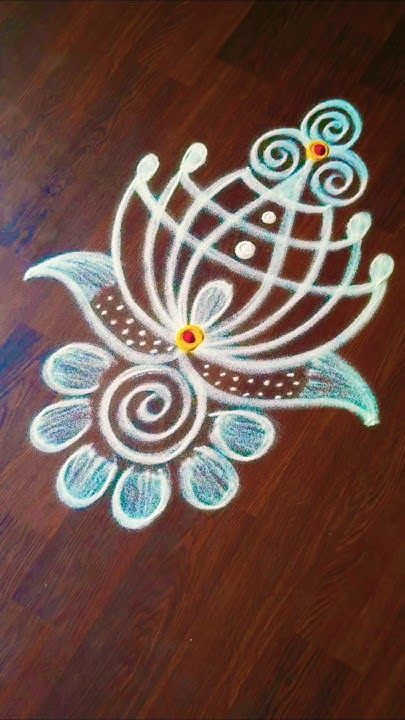
#> input picture data/Rangoli (1).jpg, 405 x 720 px
$ python mathematical_principles.py
#> lines starting #> are read from the running program, lines starting #| are printed output that depends on the picture; after the words box and inside, x2 and y2 are one past the last pixel; in counts of white or black regions, pixels touching at a corner belong together
#> in analyze_kolam_mathematics, image is the input picture: shape (720, 405, 3); mean B, G, R 72.7, 80.9, 107.9
"""
KolamAI - Mathematical Principles Engine
Deep mathematical analysis of Kolam patterns and design principles
"""

import numpy as np
import cv2
from scipy import ndimage, spatial, optimize
from sklearn.cluster import DBSCAN, KMeans
from sklearn.decomposition import PCA
import networkx as nx
from typing import Dict, List, Tuple, Optional
import matplotlib.pyplot as plt
from dataclasses import dataclass
import math
from shapely.geometry import Point, Polygon, LineString
from shapely.ops import unary_union

@dataclass
class MathematicalPrinciple:
    """Data structure for mathematical principles"""
    name: str
    description: str
    formula: str
    parameters: Dict
    confidence: float
    visual_evidence: Optional[np.ndarray] = None

class MathematicalAnalyzer:
    """Advanced mathematical analysis of Kolam patterns"""

    def __init__(self):
        self.principles = []
        self.geometric_constants = {
            'golden_ratio': 1.618033988749,
            'pi': np.pi,
            'sqrt_2': np.sqrt(2),
            'sqrt_3': np.sqrt(3),
            'euler': np.e
        }

    def analyze_mathematical_principles(self, image: np.ndarray) -> List[MathematicalPrinciple]:
        """Comprehensive mathematical analysis of Kolam pattern"""

        principles = []

        # Convert to grayscale if needed
        if len(image.shape) == 3:
            gray = cv2.cvtColor(image, cv2.COLOR_BGR2GRAY)
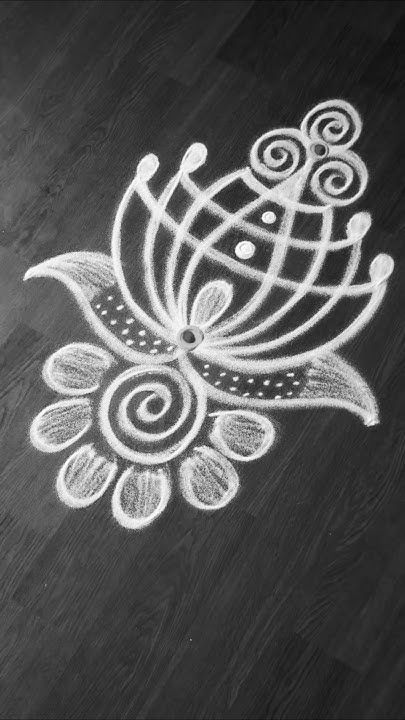
#> gray: shape (720, 405); min 11, max 255, mean 88
        else:
            gray = image

        # 1. Geometric Proportion Analysis
        principles.extend(self._analyze_geometric_proportions(gray))

        # 2. Symmetry Group Analysis
        principles.extend(self._analyze_symmetry_groups(gray))

        # 3. Fractal Analysis
        principles.extend(self._analyze_fractal_properties(gray))

        # 4. Topology Analysis
        principles.extend(self._analyze_topological_properties(gray))

        # 5. Harmonic Analysis
        principles.extend(self._analyze_harmonic_properties(gray))

        # 6. Graph Theory Analysis
        principles.extend(self._analyze_graph_properties(gray))

        # 7. Information Theory Analysis
        principles.extend(self._analyze_information_properties(gray))

        return principles

    def _analyze_geometric_proportions(self, image: np.ndarray) -> List[MathematicalPrinciple]:
        """Analyze geometric proportions and ratios"""

        principles = []
        h, w = image.shape
#> h = 720; w = 405

        # Golden ratio analysis
        aspect_ratio = w / h
#> aspect_ratio = 0.562
        golden_ratio_error = abs(aspect_ratio - self.geometric_constants['golden_ratio'])
#> golden_ratio_error = 1.06

        if golden_ratio_error < 0.1:
            principles.append(MathematicalPrinciple(
                name="Golden Ratio Proportion",
                description="Pattern dimensions follow the golden ratio φ = 1.618...",
                formula="φ = (1 + √5) / 2",
                parameters={'ratio': aspect_ratio, 'error': golden_ratio_error},
                confidence=1.0 - golden_ratio_error
            ))

        # Detect geometric shapes and analyze their proportions
        contours, _ = cv2.findContours(
            cv2.threshold(image, 127, 255, cv2.THRESH_BINARY)[1],
            cv2.RETR_EXTERNAL, cv2.CHAIN_APPROX_SIMPLE
        )
#> contours = 81 contours, 78 with area under 20; largest, box (x1, y1, x2, y2) and area: (23, 99, 394, 510) 83537, (111, 464, 172, 530) 2800, (52, 442, 118, 509) 2687

        # Analyze circle-to-square ratios
        circles, squares = self._classify_shapes(contours)

        if circles and squares:
            circle_areas = [cv2.contourArea(c) for c in circles]
            square_areas = [cv2.contourArea(s) for s in squares]

            if circle_areas and square_areas:
                avg_circle_area = np.mean(circle_areas)
                avg_square_area = np.mean(square_areas)
                ratio = avg_circle_area / avg_square_area

                # π/4 is the theoretical ratio for inscribed circle in square
                theoretical_ratio = np.pi / 4
                error = abs(ratio - theoretical_ratio)

                if error < 0.2:
                    principles.append(MathematicalPrinciple(
                        name="Circle-Square Proportion",
                        description="Circles and squares follow π/4 area ratio",
                        formula="A_circle / A_square = π/4",
                        parameters={'ratio': ratio, 'theoretical': theoretical_ratio, 'error': error},
                        confidence=1.0 - error
                    ))

        # Analyze radial proportions
        radial_props = self._analyze_radial_proportions(image)
        if radial_props:
            principles.append(radial_props)

        return principles

    # [210 lines left out: functions _analyze_symmetry_groups, _analyze_fractal_properties, _analyze_topological_properties, _analyze_harmonic_properties, _analyze_graph_properties, _analyze_information_properties, not called in this run]

    # Helper methods for mathematical analysis

    def _classify_shapes(self, contours: List) -> Tuple[List, List]:
        """Classify contours into circles and squares"""

        circles, squares = [], []

        for contour in contours:
            if cv2.contourArea(contour) < 100:  # Skip small contours
                continue

            # Approximate contour
            epsilon = 0.02 * cv2.arcLength(contour, True)
            approx = cv2.approxPolyDP(contour, epsilon, True)

            # Classify based on number of vertices and circularity
            if len(approx) > 8:  # Many vertices - likely circle
                area = cv2.contourArea(contour)
                perimeter = cv2.arcLength(contour, True)
                circularity = 4 * np.pi * area / (perimeter * perimeter)

                if circularity > 0.7:
                    circles.append(contour)
            elif len(approx) == 4:  # Four vertices - likely square
                squares.append(contour)
#> this loop made 81 passes
#> (epsilon, area, perimeter, circularity) on passes 12, 31, 81: (5.72, 2800, 285.9, 0.43), (6.11, 2687, 305.5, 0.362), (65.38, 83537, 3268.8, 0.0982)
#> contour on passes 1 to 6: [[190, 639]], [[45, 584], [45, 585]], [[128, 530]], [[95, 503]], [[57, 499]], [[53, 482]]
#> after the loop, circles = []; squares = []

        return circles, squares

    def _analyze_radial_proportions(self, image: np.ndarray) -> Optional[MathematicalPrinciple]:
        """Analyze radial proportions from center"""

        h, w = image.shape
#> h = 720; w = 405
        center = (w // 2, h // 2)
#> center = (202, 360)

        # Sample radial lines
        angles = np.linspace(0, 2*np.pi, 16, endpoint=False)
        radial_profiles = []

        for angle in angles:
            # Extract radial line
            max_radius = min(center[0], center[1], w - center[0], h - center[1])
            x_coords = center[0] + np.arange(max_radius) * np.cos(angle)
            y_coords = center[1] + np.arange(max_radius) * np.sin(angle)

            # Ensure coordinates are within bounds
            valid_mask = (x_coords >= 0) & (x_coords < w) & (y_coords >= 0) & (y_coords < h)
            x_coords = x_coords[valid_mask].astype(int)
            y_coords = y_coords[valid_mask].astype(int)

            if len(x_coords) > 0:
                profile = image[y_coords, x_coords]
                radial_profiles.append(profile)
#> after the loop, radial_profiles = 16 items

        if not radial_profiles:
            return None

        # Analyze for geometric progressions
        # Find peaks in radial profiles
        peak_positions = []
        for profile in radial_profiles:
            peaks, _ = self._find_peaks(profile)
            if len(peaks) > 1:
                peak_positions.append(peaks)
#> this loop made 16 passes
#> after the loop, peak_positions = 16 items

        if peak_positions:
            # Check for geometric progression in peak spacing
            avg_peaks = np.mean([np.diff(peaks) for peaks in peak_positions if len(peaks) > 1], axis=0)

            if len(avg_peaks) > 1:
                ratios = avg_peaks[1:] / avg_peaks[:-1]
                ratio_std = np.std(ratios)

                if ratio_std < 0.2:  # Consistent ratio
                    avg_ratio = np.mean(ratios)

                    return MathematicalPrinciple(
                        name="Geometric Radial Progression",
                        description=f"Radial elements follow geometric progression with ratio {avg_ratio:.3f}",
                        formula="r_n = r_0 × q^n",
                        parameters={'ratio': avg_ratio, 'consistency': 1.0 - ratio_std},
                        confidence=1.0 - ratio_std
                    )

        return None

    # [377 lines left out: functions _detect_point_group, _detect_wallpaper_group, _calculate_box_counting_dimension, _analyze_self_similarity, _calculate_euler_characteristic, _analyze_connectivity and 8 more, not called in this run]

    def _find_peaks(self, signal: np.ndarray) -> Tuple[np.ndarray, Dict]:
        """Find peaks in 1D signal"""

        # Simple peak detection
        peaks = []

        for i in range(1, len(signal) - 1):
            if signal[i] > signal[i-1] and signal[i] > signal[i+1]:
                peaks.append(i)

        return np.array(peaks), {}

def analyze_kolam_mathematics(image_path: str) -> List[MathematicalPrinciple]:
    """Analyze mathematical principles in a Kolam image"""

    # Load image
    image = cv2.imread(image_path)
    if image is None:
        raise ValueError(f"Could not load image: {image_path}")

    # Initialize analyzer
    analyzer = MathematicalAnalyzer()

    # Perform analysis
    principles = analyzer.analyze_mathematical_principles(image)

    return principles

if __name__ == "__main__":
    # Example usage
    try:
        principles = analyze_kolam_mathematics("data/Rangoli (1).jpg")

        print("Mathematical Principles Found:")
        print("=" * 50)

        for principle in principles:
            print(f"\n{principle.name}")
            print(f"Description: {principle.description}")
            print(f"Formula: {principle.formula}")
            print(f"Confidence: {principle.confidence:.3f}")
            print(f"Parameters: {principle.parameters}")
            print("-" * 30)

        if not principles:
            print("No significant mathematical principles detected.")

    except Exception as e:
        print(f"Error: {e}")
        print("Please ensure you have Kolam images in the data directory")

$ run again, with data/Rangoli (100).jpg copied over data/Rangoli (1).jpg
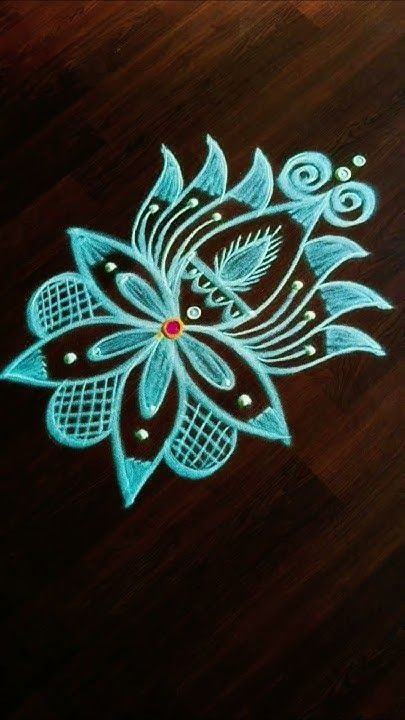
#> input picture data/Rangoli (100).jpg, 405 x 720 px
#> in analyze_kolam_mathematics, image is the input picture: shape (720, 405, 3); mean B, G, R 39.6, 46.8, 45.2
#> in analyze_mathematical_principles, `gray = cv2.cvtColor(image, cv2.COLOR_BGR2GRAY)`:
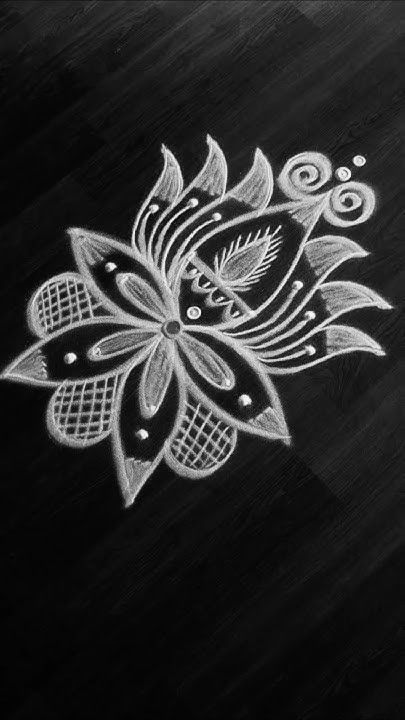
#> gray: shape (720, 405); min 0, max 253, mean 45.5
#> contours = 11 contours, 8 with area under 20; largest, box (x1, y1, x2, y2) and area: (0, 134, 393, 506) 74926, (335, 167, 351, 181) 138, (353, 155, 366, 166) 90
#> the loop in _classify_shapes, `for contour in contours:` made 11 passes
#> (epsilon, area, perimeter, circularity) on passes 9, 11: (0.961, 138.5, 48.04, 0.754), (49.91, 74925.5, 2495.6, 0.151)
#> after the loop in _classify_shapes, `for contour in contours:`: circles = 1 contour; box (x1, y1, x2, y2) and area: (335, 167, 351, 181) 138; squares = []
#> after the loop in _analyze_radial_proportions, `for angle in angles:`: radial_profiles = 16 items
#> the loop in _analyze_radial_proportions, `for profile in radial_profiles:` made 16 passes

$ run again, with data/Rangoli (101).jpg copied over data/Rangoli (1).jpg
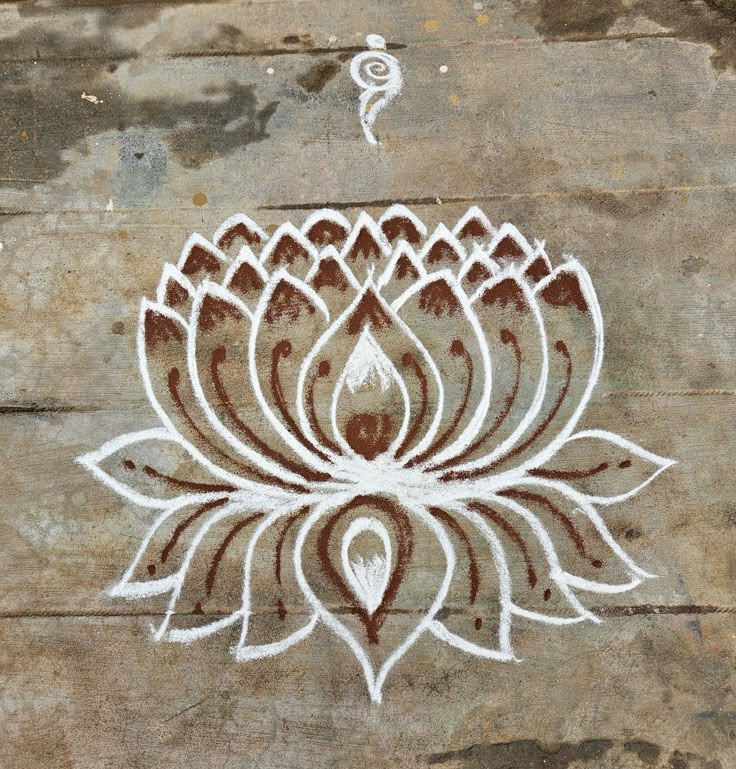
#> input picture data/Rangoli (101).jpg, 736 x 769 px
#> in analyze_kolam_mathematics, image is the input picture: shape (769, 736, 3); mean B, G, R 126, 143.2, 154.3
#> in analyze_mathematical_principles, `gray = cv2.cvtColor(image, cv2.COLOR_BGR2GRAY)`:
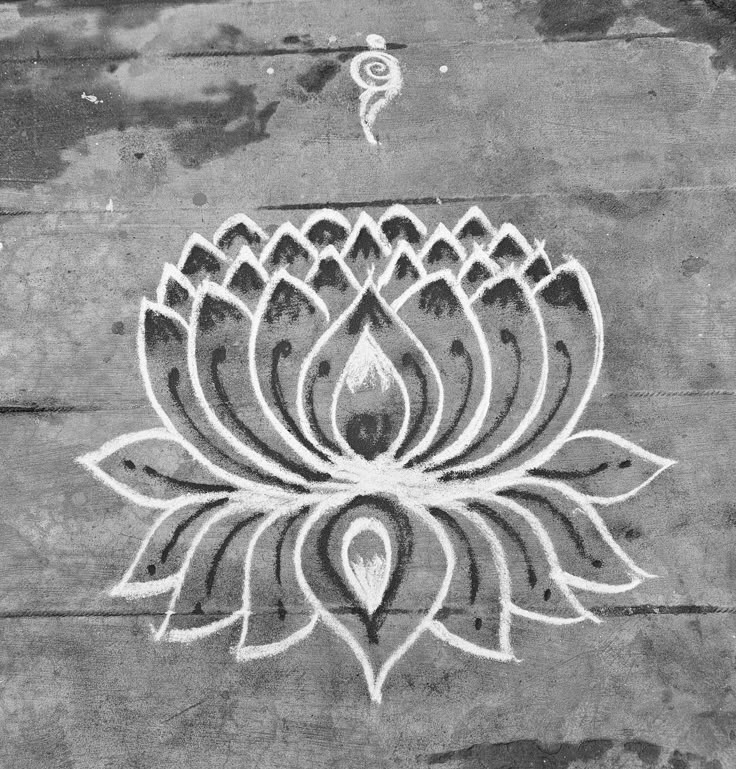
#> gray: shape (769, 736); min 11, max 255, mean 144.5
#> contours = 669 contours, 652 with area under 20; largest, box (x1, y1, x2, y2) and area: (0, 0, 736, 769) 504488, (0, 3, 104, 42) 2218, (606, 14, 675, 36) 682, (619, 753, 643, 769) 232, (27, 65, 49, 88) 160
#> the loop in _classify_shapes, `for contour in contours:` made 669 passes
#> (epsilon, area, perimeter, circularity) on passes 63, 141, 550: (1.93, 232.5, 96.67, 0.313), (1.8, 119, 90.08, 0.184), (2.38, 159.5, 119.2, 0.141)
#> after the loop in _classify_shapes, `for contour in contours:`: circles = []; squares = 1 contour; box (x1, y1, x2, y2) and area: (0, 0, 736, 769) 504488
#> in _analyze_geometric_proportions, `circles, squares = self._classify_shapes(contours)`: circles = []
#> after the loop in _analyze_radial_proportions, `for angle in angles:`: radial_profiles = 16 items
#> the loop in _analyze_radial_proportions, `for profile in radial_profiles:` made 16 passes
